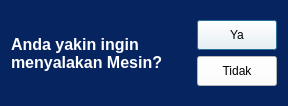
<?xml version="1.0" encoding="UTF-8"?>
<ui version="4.0">
 <class>Dialog</class>
 <widget class="QDialog" name="Dialog">
  <property name="geometry">
   <rect>
    <x>0</x>
    <y>0</y>
    <width>283</width>
    <height>106</height>
   </rect>
  </property>
  <property name="windowTitle">
   <string>Dialog</string>
  </property>
  <property name="styleSheet">
   <string notr="true">background-color: rgb(5, 36, 96);</string>
  </property>
  <layout class="QVBoxLayout" name="verticalLayout">
   <item>
    <layout class="QHBoxLayout" name="horizontalLayout">
     <item>
      <widget class="QLabel" name="label">
       <property name="minimumSize">
        <size>
         <width>180</width>
         <height>0</height>
        </size>
       </property>
       <property name="font">
        <font>
         <pointsize>12</pointsize>
         <weight>75</weight>
         <bold>true</bold>
        </font>
       </property>
       <property name="styleSheet">
        <string notr="true">color: rgb(255, 255, 255);</string>
       </property>
       <property name="text">
        <string>Anda yakin ingin menyalakan Mesin?</string>
       </property>
       <property name="wordWrap">
        <bool>true</bool>
       </property>
      </widget>
     </item>
     <item>
      <layout class="QVBoxLayout" name="verticalLayout_2">
       <item>
        <widget class="QPushButton" name="Machine_Yes">
         <property name="minimumSize">
          <size>
           <width>0</width>
           <height>30</height>
          </size>
         </property>
         <property name="styleSheet">
          <string notr="true">background-color: rgb(255, 255, 255);</string>
         </property>
         <property name="text">
          <string>Ya</string>
         </property>
        </widget>
       </item>
       <item>
        <widget class="QPushButton" name="Machine_No">
         <property name="minimumSize">
          <size>
           <width>0</width>
           <height>30</height>
          </size>
         </property>
         <property name="styleSheet">
          <string notr="true">background-color: rgb(255, 255, 255);</string>
         </property>
         <property name="text">
          <string>Tidak</string>
         </property>
        </widget>
       </item>
      </layout>
     </item>
    </layout>
   </item>
  </layout>
 </widget>
 <resources/>
 <connections/>
</ui>
